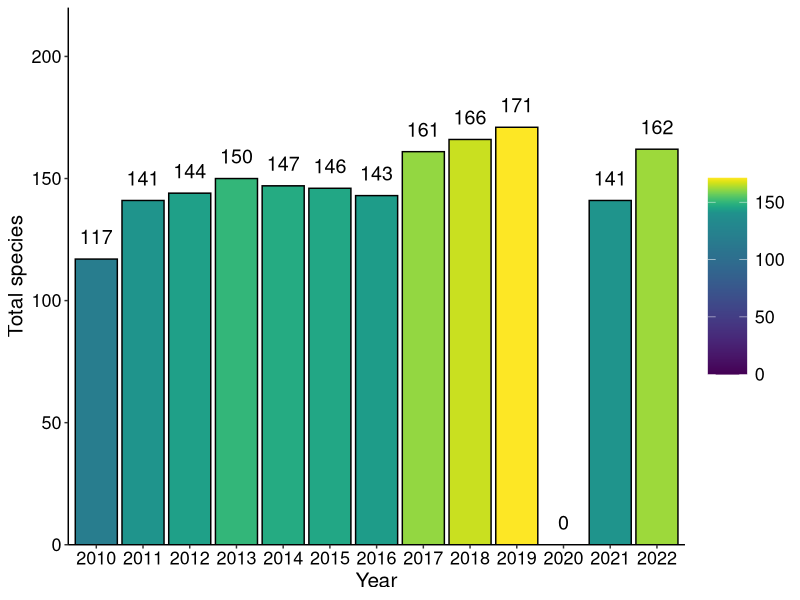
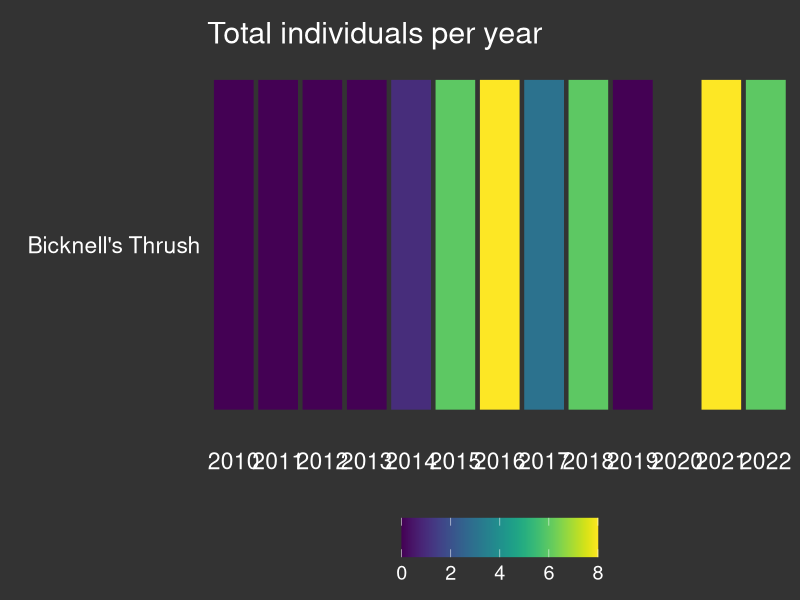
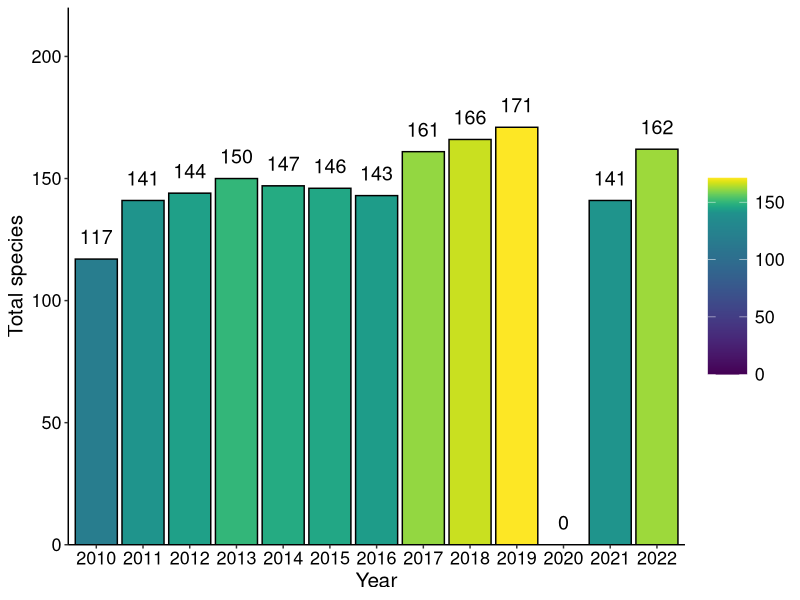
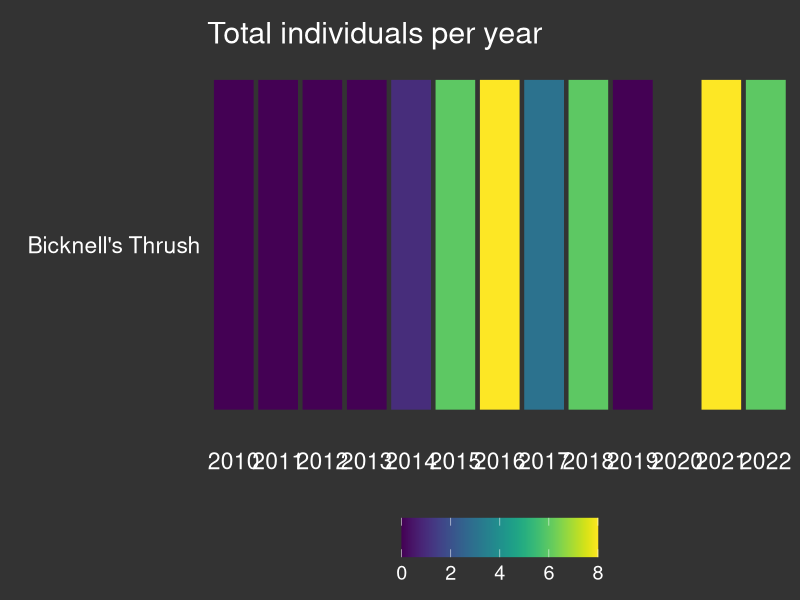

R code for these plots, in order:
## Schoodic Institute at Acadia National Park
## Acadia Birding Festival

# Script to manipulate the raw data

#-------------------------------------------#
####           Load packages             ####
#-------------------------------------------#

library(tidyverse)
library(scales)
library(viridis)



#-------------------------------------------#
####             Make plots              ####
#-------------------------------------------#

# Format data
plotdat <- tibble(read.csv("outputs/species_per_year.csv")) %>% 
  mutate(year = as.character(year)) %>% 
  filter(year > 2009)

# Create plot
plotdat %>% 
  ggplot(aes(year, total, fill = total)) +
  geom_bar(stat = "identity", color = "black") +
  geom_text(aes(label = total), vjust = -1, size = 5) +
  scale_y_continuous(expand = c(0,0), limits = c(0,220)) +
  scale_fill_viridis(option = "viridis",
                     values = rescale(c(0, 140, max(plotdat$total))),
                     n.breaks = 4) +
  labs(x = "Year", y = "Total species") +
  theme_classic() +
  theme(legend.title = element_blank(),
        legend.key.size = unit(1, "cm"),
        legend.text = element_text(color = "black", size = 13),
        axis.text = element_text(color = "black", size = 13),
        axis.title = element_text(color = "black", size = 15),
        plot.background = element_blank())

# Save plot
ggsave("outputs/species_year_plot.png", width = 7, height = 4.5)


species_explorer <- tibble(read.csv("outputs/all_taxa_summary.csv")) %>% 
  filter(!grepl("sp.", common.name)) %>% 
  select(-X2006, -total) %>% 
  pivot_longer(starts_with("X")) %>% 
  mutate(year = str_replace(name, "X", "")) %>%
  select(common.name, year, count = value) %>% 
  #filter(grepl("Blue", common.name))
  filter(common.name == "Bicknell's Thrush")

ggplot(species_explorer, aes(as.factor(year), common.name, fill = count)) + 
  geom_tile(colour = "gray20", size = 1.5) + 
  scale_fill_viridis(option = "viridis") +
  xlab("") + 
  ylab("") +
  scale_x_discrete(breaks = factor(2010:2022), limits = c("2010", "2011", "2012", "2013", "2014",
                                                          "2015", "2016", "2017", "2018", "2019",
                                                          "2020", "2021", "2022")) +
  ggtitle("Total individuals per year") +
  theme(plot.title = element_text(color = "white", hjust = 0, vjust = -1, size = rel(2)),
        plot.background = element_rect(fill = "gray20", color = "gray20"),
        panel.background = element_rect(fill = "gray20"),
        #panel.border = element_rect(fill = NA, color="gray20", size=0.5, linetype="solid"),
        panel.grid.major = element_blank(),
        panel.grid.minor = element_blank(),
        axis.line = element_blank(),
        axis.ticks.y = element_blank(), 
        axis.text = element_text(color = "white", size = rel(1.5)),
        axis.text.y  = element_text(hjust = 1),
        legend.text = element_text(color = "white", size = rel(1.3)),
        legend.background = element_rect(fill = "gray20"),
        legend.position = "bottom",
        legend.key.size = unit(1, "cm"),
        legend.title = element_blank())

ggsave("outputs/test_plot.png", width = 11, height = 3)



